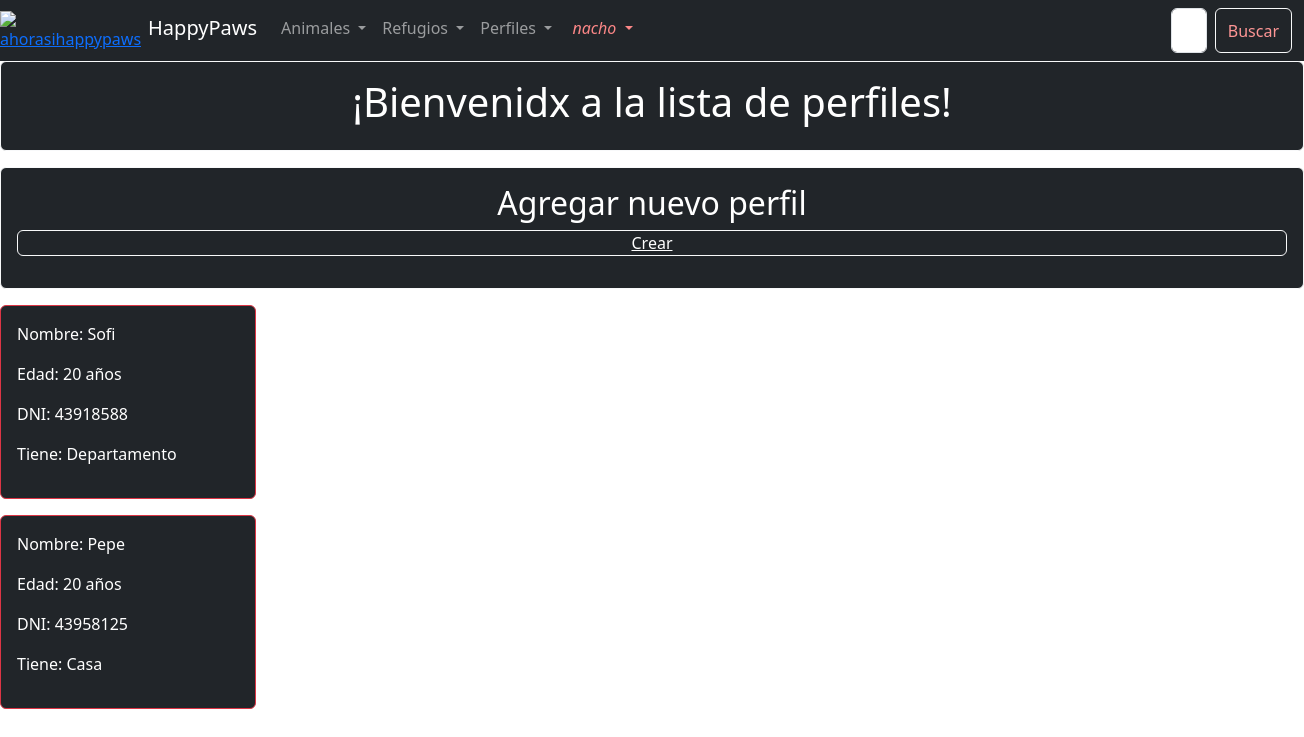
The page /profile-list/ (signed in) on the database its author committed.
### animal_app/models.py (models this page shows, shortened)
class Person(models.Model):
    name = models.CharField(max_length=100)
    age = models.IntegerField()
    dni = models.IntegerField()
    house_type = models.CharField(max_length=50)

### animal_app/views.py (the view)
# urls.py: path("profile-list/", profile_list),
def profile_list(request):
    if "search" in request.GET:
        search = request.GET["search"]
        all_profiles = Person.objects.filter(name_icontains=search)
    else:
        all_profiles= Person.objects.all()
    context = {
        "profiles":all_profiles,
    }
    return render(request, "profile-list.html", context = context)

### templates/profile-list.html (shortened to what this page needs)
{% extends "base.html" %}
{% block content %}
<div class="card text-bg-dark mb-3 card border-light mb-3">
    <div class="card-body">
        <h1 style="text-align:center;">¡Bienvenidx a la lista de perfiles!</h1>
    </div>
</div>
<div class="card text-bg-dark mb-3 card border-light mb-3">
    <div class="card-body">
        <h2 style="text-align:center;"> Agregar nuevo perfil</h2>
        <a href="/create-profile/" class="card text-bg-dark mb-3 card border-light mb-3" style="text-align: center;">Crear</a>
    </div>
</div>
    {% for profile in profiles %}
    <div class="card text-bg-dark mb-3 card border-danger mb-3" style="max-width: 16rem;">
        <div class="card-body">
        <p> Nombre: {{profile.name}} </p>
        <p> Edad: {{profile.age}} años</p>
        <p> DNI: {{profile.dni}} </p>
        <p> Tiene: {{profile.house_type}} </p>
        </div>
    </div>
    {% endfor %}
{% endblock %}

### templates/base.html (shortened to what this page needs)
<!DOCTYPE html>
<html lang="en">
<head>
    <link href="https://cdn.jsdelivr.net/npm/bootstrap@5.3.0-alpha1/dist/css/bootstrap.min.css" rel="stylesheet">
</head>
<body>
    <header>
            <nav class="navbar navbar-expand-lg navbar-dark bg-dark">
                <a href=""><img src="https://i.ibb.co/VVpN3y7/ahorasihappypaws.png" alt="ahorasihappypaws" width="60" height="60" /></a>
                <div class="container-fluid">
                <a class="navbar-brand" href="/" style="margin-bottom:5px; margin-left:-5px;">HappyPaws</a>
                <div class="collapse navbar-collapse" id="navbarSupportedContent">
                    <ul class="navbar-nav me-auto mb-2 mb-lg-0">
                        <li class="nav-item dropdown">
                            <a class="nav-link dropdown-toggle" href="#" role="button" data-bs-toggle="dropdown" aria-expanded="false">
                                Animales
                            </a>
                        </li>
                        <li class="nav-item dropdown">
                            <a class="nav-link dropdown-toggle" href="#" role="button" data-bs-toggle="dropdown" aria-expanded="false">
                                Refugios
                            </a>
                        </li>
                        <li class="nav-item dropdown">
                            <a class="nav-link dropdown-toggle" href="#" role="button" data-bs-toggle="dropdown" aria-expanded="false">
                                Perfiles
                            </a>
                        </li>
                    <li class="nav-item dropdown">
                        <a class="nav-link dropdown-toggle" href="#" role="button" data-bs-toggle="dropdown" aria-expanded="false" style="color: rgb(252, 135, 135); margin-bottom:5px; margin-top:0px; margin-right:50px; font-style:italic;">
                            {% if request.user.is_authenticated %}
                                {{request.user.username}}
                            {% elif not request.user.is_authenticated %}
                                Sesión
                            {% endif %}
                        </a>
                    </li>
                    <form class="d-flex" role="search" action="/animal-list/" method="GET">
                    <input class="form-control me-2" type="search" placeholder="Buscar Animales" aria-label="Search" name="search" style="margin-left:480px;">
                    <button class="btn btn-outline-light" type="submit" style="color:rgb(254, 150, 149)">Buscar</button>
                    </form>
                </div>
                </div>
            </nav>
    </header>
    {% block content %}
    {% endblock %}
</body>
</html>

### templates/base.html (style rules this page uses)
body { background-image: url('https://i.pinimg.com/564x/0b/c4/a1/0bc4a10e10077c2aedac4cf37e7378c7.jpg'); }

### rows shown on the page
Person: name "Sofi", age "20", dni "43918588", house_type "Departamento"
Person: name "Pepe", age "20", dni "43958125", house_type "Casa"

### other values the page prints
{{ request.user.username }} "nacho"
